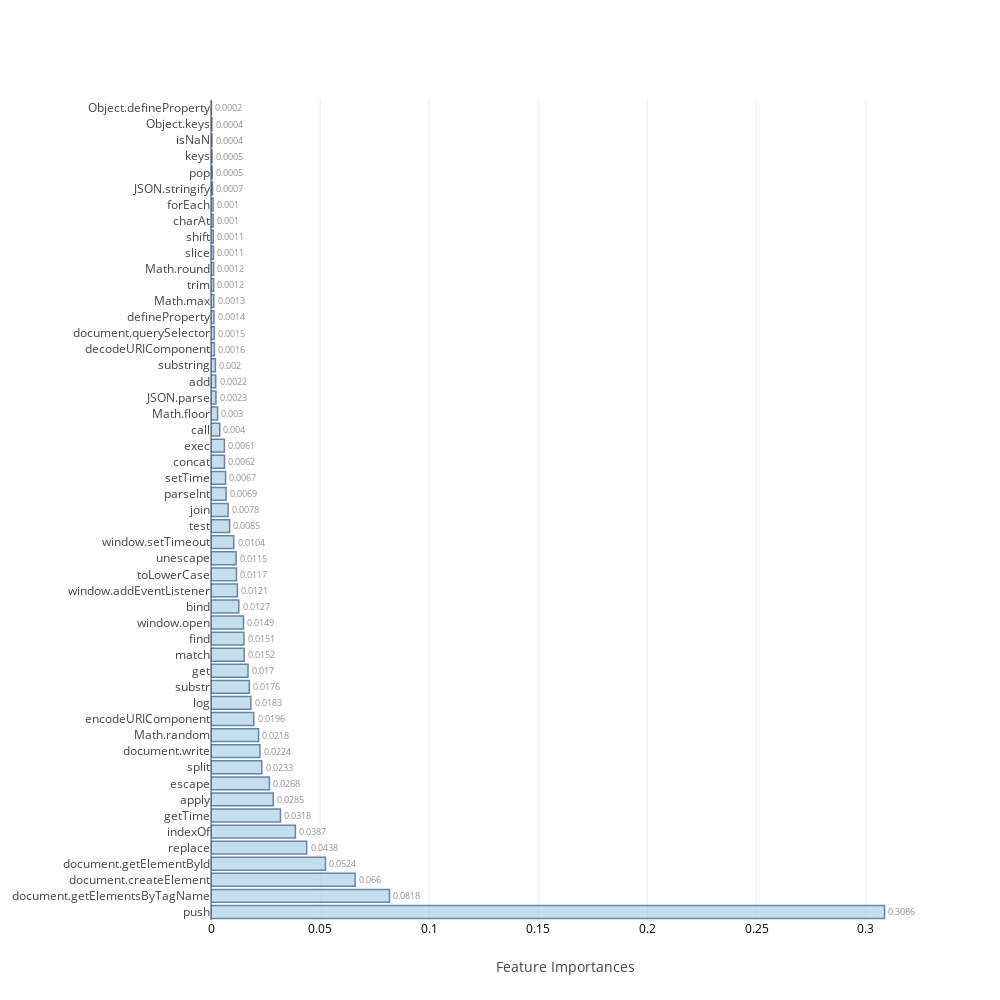

The code cell stored with this chart in its notebook:
### Markdown cell above
### <a id='1.B' style="text-decoration : none; color : #000000;"> B. Average Feature Importances</a>

### Code cell
feat_impt_plot(np.average(feat_imp,axis=0),columns)

### Figure 1 — Plotly figure (JSON) as saved in the notebook; plotly's stock layout.template omitted (floating-point values rounded to 4 significant figures)
{"data": [{"marker": {"color": "rgb(158,202,225)", "line": {"color": "rgb(8,48,107)", "width": 1.5}}, "opacity": 0.6, "orientation": "h", "text": [0.3086, 0.0818, 0.066, 0.0524, 0.0438, 0.0387, 0.0318, 0.0285, 0.0268, 0.0233, 0.0224, 0.0218, 0.0196, 0.0183, 0.0176, 0.017, 0.0152, 0.0151, 0.0149, 0.0127, 0.0121, 0.0117, 0.0115, 0.0104, 0.0085, 0.0078, 0.0069, 0.0067, 0.0062, 0.0061, 0.0058, 0.004, 0.003, 0.0023, 0.0022, 0.002, 0.0016, 0.0015, 0.0015, 0.0014, 0.0013, 0.0012, 0.0012, 0.0011, 0.0011, 0.001, 0.001, 0.0007, 0.0005, 0.0005, 0.0004, 0.0004, 0.0002], "textposition": "outside", "type": "bar", "uid": "10d8d832-1f3d-4581-8ef3-2c84eeedd482", "x": [0.3086, 0.08178, 0.06602, 0.05244, 0.04383, 0.03867, 0.03183, 0.02854, 0.02676, 0.02327, 0.02242, 0.0218, 0.0196, 0.01826, 0.01758, 0.01697, 0.0152, 0.01512, 0.01489, 0.01272, 0.01208, 0.01168, 0.01149, 0.01041, 0.008518, 0.007828, 0.006919, 0.006684, 0.006185, 0.006131, 0.005846, 0.004013, 0.003029, 0.002251, 0.002154, 0.002014, 0.001559, 0.001527, 0.001476, 0.001378, 0.00127, 0.001191, 0.001185, 0.001135, 0.001052, 0.001009, 0.0009563, 0.0006833, 0.000541, 0.0004673, 0.0004311, 0.0003988, 0.0001798], "y": ["push", "document.getElementsByTagName", "document.createElement", "document.getElementById", "replace", "indexOf", "getTime", "apply", "escape", "split", "document.write", "Math.random", "encodeURIComponent", "log", "substr", "get", "match", "find", "window.open", "bind", "window.addEventListener", "toLowerCase", "unescape", "window.setTimeout", "test", "join", "parseInt", "setTime", "concat", "exec", "hasOwnProperty", "call", "Math.floor", "JSON.parse", "add", "substring", "decodeURIComponent", "toString", "document.querySelector", "defineProperty", "Math.max", "trim", "Math.round", "slice", "shift", "charAt", "forEach", "JSON.stringify", "pop", "keys", "isNaN", "Object.keys", "Object.defineProperty"]}], "layout": {"autosize": false, "height": 1000, "width": 1000, "xaxis": {"tickfont": {"color": "black", "size": 12}, "title": "Feature Importances"}, "yaxis": {"automargin": true}}}
